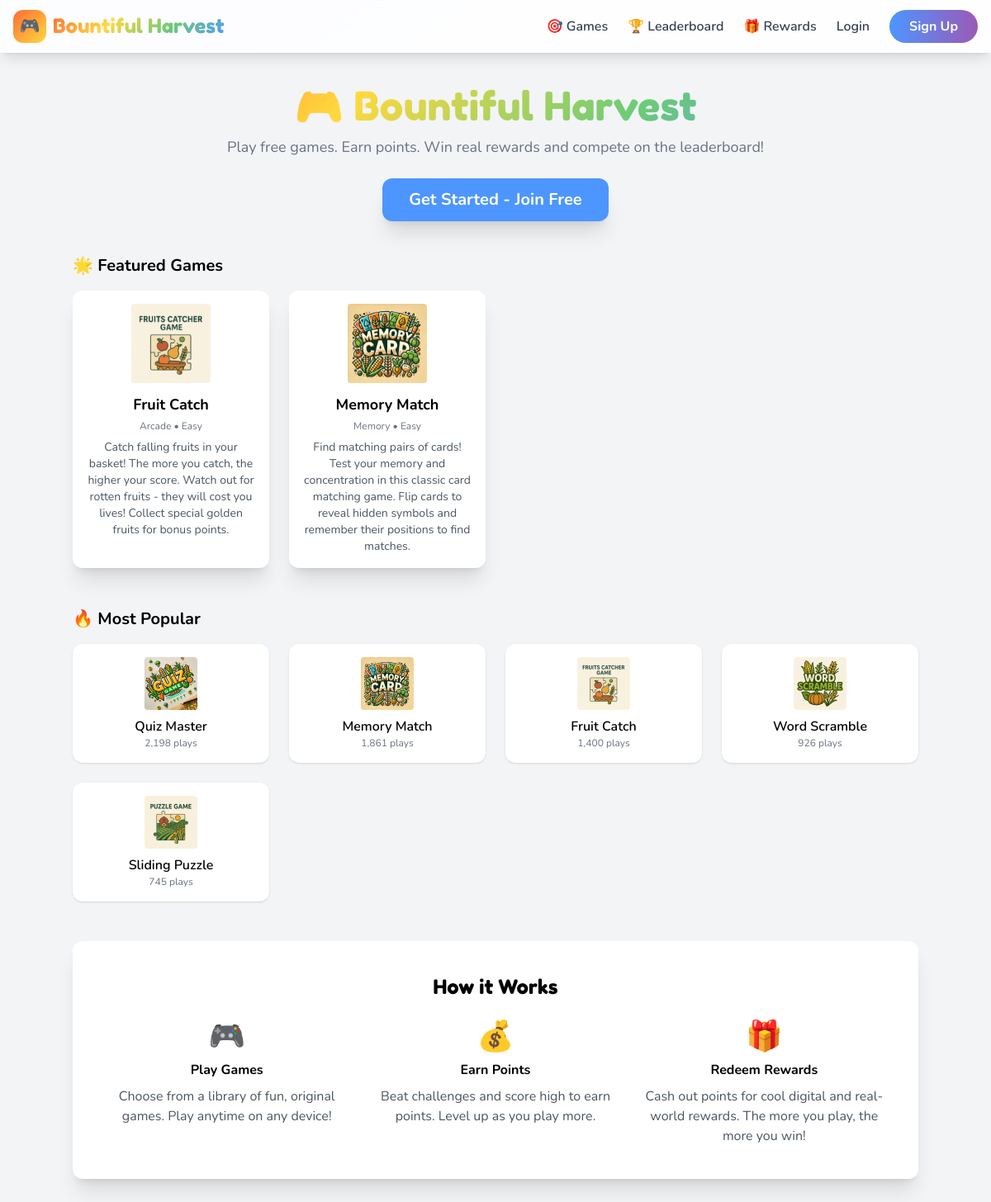
The page / on the database its author committed.
### tables this page shows
CREATE TABLE `games` (
  `id` int(10) UNSIGNED NOT NULL,
  `title` varchar(100) NOT NULL,
  `slug` varchar(100) NOT NULL,
  `description` text DEFAULT NULL,
  `instructions` text DEFAULT NULL,
  `thumbnail` varchar(255) NOT NULL DEFAULT 'default-game.png',
  `game_file` varchar(255) NOT NULL,
  `category` enum('action','puzzle','word','memory','quiz','arcade') DEFAULT 'arcade',
  `points_reward` int(10) UNSIGNED DEFAULT 10,
  `points_multiplier` decimal(3,2) DEFAULT 1.00,
  `difficulty` enum('easy','medium','hard') DEFAULT 'medium',
  `min_score_for_points` int(10) UNSIGNED DEFAULT 0,
  `max_plays_per_day` int(10) UNSIGNED DEFAULT 10,
  `play_count` int(10) UNSIGNED DEFAULT 0,
  `status` enum('active','inactive','maintenance') DEFAULT 'active',
  `featured` tinyint(1) DEFAULT 0,
  `sort_order` int(10) UNSIGNED DEFAULT 0,
  `created_at` timestamp NOT NULL DEFAULT current_timestamp(),
  `updated_at` timestamp NOT NULL DEFAULT current_timestamp() ON UPDATE current_timestamp()
);

### includes/functions.php (called while the page is built, shortened)
<?php
function baseUrl(string $path = ''): string {
    return rtrim(APP_URL, '/') . '/' . ltrim($path, '/');
}
function asset(string $path): string {
    return baseUrl('assets/' . ltrim($path, '/'));
}
function e(string $string): string {
    return htmlspecialchars($string, ENT_QUOTES, 'UTF-8');
}

### includes/auth.php (called while the page is built, shortened)
<?php
class Auth {
    public static function check(): bool {
        return false;
    }
}

### includes/database.php (called while the page is built, shortened)
<?php
class Database {
    private static ?PDO $instance = null;
    public static function getConnection(): PDO {
        if (self::$instance === null) {
            try {
                $dsn = sprintf(
                    "mysql:host=%s;dbname=%s;charset=%s",
                    DB_HOST,
                    DB_NAME,
                    DB_CHARSET
                );
                $options = [
                    PDO::ATTR_ERRMODE => PDO::ERRMODE_EXCEPTION,
                    PDO::ATTR_DEFAULT_FETCH_MODE => PDO::FETCH_ASSOC,
                    PDO::ATTR_EMULATE_PREPARES => false,
                    PDO::MYSQL_ATTR_INIT_COMMAND => "SET NAMES utf8mb4 COLLATE utf8mb4_unicode_ci"
                ];
                self::$instance = new PDO($dsn, DB_USER, DB_PASS, $options);
            } catch (PDOException $e) {
                if (APP_DEBUG) {
                    die("Database Connection Error: " . $e->getMessage());
                } else {
                    error_log("Database Connection Error: " . $e->getMessage());
                    die("A database error occurred. Please try again later.");
                }
            }
        }
        return self::$instance;
    }
    public static function db(): PDO {
        return self::getConnection();
    }
    public static function query(string $sql, array $params = []): PDOStatement {
        $stmt = self::db()->prepare($sql);
        $stmt->execute($params);
        return $stmt;
    }
    public static function fetchAll(string $sql, array $params = []): array {
        return self::query($sql, $params)->fetchAll();
    }
}

### index.php (the view)
<?php
require_once __DIR__ . '/includes/header.php';
$featuredGames = Database::fetchAll(
    "SELECT * FROM games WHERE status='active' AND featured=1 ORDER BY sort_order ASC, created_at DESC LIMIT 4"
);
$popularGames = Database::fetchAll(
    "SELECT * FROM games WHERE status='active' ORDER BY play_count DESC LIMIT 8"
);
?>
<div class="min-h-screen bg-gray-100 py-10 px-3">
    <div class="max-w-5xl mx-auto">
        <div class="text-center mb-10">
            <h1 class="font-game text-5xl gradient-text mb-3">🎮 Bountiful Harvest</h1>
            <div class="text-lg text-gray-500 mb-2">Play free games. Earn points. Win real rewards and compete on the leaderboard!</div>
            <?php if (!Auth::check()): ?>
                <a href="<?= baseUrl('/auth/register.php') ?>"
                    class="inline-block bg-friv-blue text-white font-bold px-8 py-3 mt-4 rounded-xl text-xl hover:bg-blue-600 shadow-xl transition">
                    Get Started - Join Free
                </a>
            <?php endif; ?>
        </div>
        <?php if ($featuredGames): ?>
        <div class="mb-12">
            <div class="font-bold text-xl mb-4">🌟 Featured Games</div>
            <div class="grid grid-cols-1 md:grid-cols-2 lg:grid-cols-4 gap-6">
                <?php foreach ($featuredGames as $game): ?>
                    <a href="<?= baseUrl('/games/play.php?game=' . urlencode($game['slug'])) ?>"
                        class="p-4 bg-white rounded-xl shadow-xl hover:shadow-2xl flex flex-col items-center hover:scale-105 transition transform">
                        <img src="<?= asset('images/games/' . ($game['thumbnail'] ?? 'default-game.png')) ?>"
                            alt="<?= e($game['title']) ?>" class="w-24 h-24 object-contain rounded mb-3">
                        <div class="font-bold text-lg mb-1 text-center"><?= e($game['title']) ?></div>
                        <div class="text-xs text-gray-500"><?= ucfirst($game['category']) ?> • <?= ucfirst($game['difficulty']) ?></div>
                        <div class="text-sm text-gray-600 mt-2 text-center"><?= e($game['description'] ?? '') ?></div>
                    </a>
                <?php endforeach; ?>
            </div>
        </div>
        <?php endif; ?>
        <div class="mb-12">
            <div class="font-bold text-xl mb-4">🔥 Most Popular</div>
            <div class="grid grid-cols-1 md:grid-cols-2 lg:grid-cols-4 gap-6">
                <?php foreach ($popularGames as $game): ?>
                    <a href="<?= baseUrl('/games/play.php?game=' . urlencode($game['slug'])) ?>"
                        class="p-4 bg-white rounded-xl shadow flex flex-col items-center hover:scale-102 hover:shadow-2xl transition">
                        <img src="<?= asset('images/games/' . ($game['thumbnail'] ?? 'default-game.png')) ?>"
                            alt="<?= e($game['title']) ?>" class="w-16 h-16 object-contain rounded mb-2">
                        <div class="font-semibold"><?= e($game['title']) ?></div>
                        <div class="text-xs text-gray-500"><?= number_format($game['play_count']) ?> plays</div>
                    </a>
                <?php endforeach; ?>
            </div>
        </div>
        <div class="bg-white rounded-xl shadow-xl p-10 mt-12">
            <h2 class="font-game text-2xl mb-6 text-center">How it Works</h2>
            <div class="grid md:grid-cols-3 gap-8 text-center">
                <div>
                    <div class="text-4xl mb-2">🎮</div>
                    <h3 class="font-bold mb-2">Play Games</h3>
                    <div class="text-gray-600">Choose from a library of fun, original games. Play anytime on any device!</div>
                </div>
                <div>
                    <div class="text-4xl mb-2">💰</div>
                    <h3 class="font-bold mb-2">Earn Points</h3>
                    <div class="text-gray-600">Beat challenges and score high to earn points. Level up as you play more.</div>
                </div>
                <div>
                    <div class="text-4xl mb-2">🎁</div>
                    <h3 class="font-bold mb-2">Redeem Rewards</h3>
                    <div class="text-gray-600">Cash out points for cool digital and real-world rewards. The more you play, the more you win!</div>
                </div>
            </div>
        </div>
    </div>
</div>
<?php require_once __DIR__ . '/includes/footer.php'; ?>

### includes/header.php (shortened to what this page needs)
<?php
require_once __DIR__ . '/database.php';
require_once __DIR__ . '/functions.php';
require_once __DIR__ . '/auth.php';
$isLoggedIn = Auth::check();
$bodyClass = $bodyClass ?? '';
?>
<!DOCTYPE html>
<html lang="en">
<head>
    <script src="https://cdn.tailwindcss.com"></script>
</head>
<body class="bg-gradient-to-br from-indigo-100 via-purple-50 to-pink-100 min-h-screen font-body <?= e($bodyClass) ?>">
    <?php include __DIR__ . '/navbar.php'; ?>
    <main class="pt-16">

### includes/navbar.php (shortened to what this page needs)
<nav class="fixed top-0 left-0 right-0 z-40 bg-white/90 backdrop-blur-md shadow-lg">
    <div class="max-w-7xl mx-auto px-4">
        <div class="flex items-center justify-between h-16">
            <a href="<?= baseUrl() ?>" class="flex items-center gap-2 group">
                <div class="w-10 h-10 bg-gradient-to-br from-friv-orange to-friv-yellow rounded-xl flex items-center justify-center transform group-hover:rotate-12 transition-transform">
                    <span class="text-white text-xl">🎮</span>
                </div>
                <span class="font-game text-2xl gradient-text hidden sm:block"><?= APP_NAME ?></span>
            </a>
            <div class="hidden md:flex items-center gap-6">
                <a href="<?= baseUrl('/games/') ?>" class="text-gray-700 hover:text-friv-orange font-semibold transition-colors flex items-center gap-1">
                    <span>🎯</span> Games
                </a>
                <a href="<?= baseUrl('/leaderboard/') ?>" class="text-gray-700 hover:text-friv-orange font-semibold transition-colors flex items-center gap-1">
                    <span>🏆</span> Leaderboard
                </a>
                <a href="<?= baseUrl('/rewards/') ?>" class="text-gray-700 hover:text-friv-orange font-semibold transition-colors flex items-center gap-1">
                    <span>🎁</span> Rewards
                </a>
                <?php if ($isLoggedIn): ?>
                    <div class="bg-gradient-to-r from-friv-yellow to-friv-orange text-white px-4 py-2 rounded-full font-bold flex items-center gap-2">
                        <span>💰</span>
                        <span id="navbar-balance"><?= formatNumber($currentUser['wallet_balance'] ?? 0) ?></span>
                    </div>
                    <div class="relative" x-data="{ open: false }">
                        <button @click="open = !open" class="flex items-center gap-2 bg-gray-100 hover:bg-gray-200 rounded-full pl-1 pr-4 py-1 transition-colors">
                            <img src="<?= asset('images/avatars/' . ($currentUser['avatar'] ?? 'default-avatar.png')) ?>"
                                 alt="Avatar"
                                 class="w-8 h-8 rounded-full object-cover border-2 border-friv-blue">
                            <span class="font-semibold text-gray-700"><?= e($currentUser['username']) ?></span>
                            <svg class="w-4 h-4 text-gray-500" fill="none" stroke="currentColor" viewBox="0 0 24 24">
                                <path stroke-linecap="round" stroke-linejoin="round" stroke-width="2" d="M19 9l-7 7-7-7"></path>
                            </svg>
                        </button>
                        <div x-show="open"
                             @click.away="open = false"
                             x-transition
                             class="absolute right-0 mt-2 w-48 bg-white rounded-xl shadow-xl border border-gray-100 py-2 z-50">
                            <a href="<?= baseUrl('/dashboard.php') ?>" class="block px-4 py-2 text-gray-700 hover:bg-friv-blue/10 hover:text-friv-blue transition-colors">
                                📊 Dashboard
                            </a>
                            <a href="<?= baseUrl('/profile/') ?>" class="block px-4 py-2 text-gray-700 hover:bg-friv-blue/10 hover:text-friv-blue transition-colors">
                                👤 My Profile
                            </a>
                            <a href="<?= baseUrl('/profile/wallet.php') ?>" class="block px-4 py-2 text-gray-700 hover:bg-friv-blue/10 hover:text-friv-blue transition-colors">
                                💰 Wallet
                            </a>
                            <?php if ($isAdmin): ?>
                                <hr class="my-2 border-gray-100">
                                <a href="<?= baseUrl('/admin/') ?>" class="block px-4 py-2 text-friv-purple hover:bg-friv-purple/10 transition-colors font-semibold">
                                    ⚙️ Admin Panel
                                </a>
                            <?php endif; ?>
                            <hr class="my-2 border-gray-100">
                            <a href="<?= baseUrl('/auth/logout.php') ?>" class="block px-4 py-2 text-red-500 hover:bg-red-50 transition-colors">
                                🚪 Logout
                            </a>
                        </div>
                    </div>
                <?php else: ?>
                    <a href="<?= baseUrl('/auth/login.php') ?>" class="text-gray-700 hover:text-friv-blue font-semibold transition-colors">
                        Login
                    </a>
                    <a href="<?= baseUrl('/auth/register.php') ?>" class="bg-gradient-to-r from-friv-blue to-friv-purple text-white px-6 py-2 rounded-full font-bold hover:shadow-lg hover:scale-105 transition-all">
                        Sign Up
                    </a>
                <?php endif; ?>
            </div>
        </div>
    </div>
</nav>

### includes/footer.php (shortened to what this page needs)
    </main>
</body>
</html>

### includes/header.php (style rules this page uses)
body { font-family: 'Nunito', sans-serif; }
.font-game { font-family: 'Fredoka One', cursive; }
.gradient-text { background: linear-gradient(135deg, #FF6B35, #FFD93D, #6BCB77, #4D96FF); -webkit-background-clip: text; -webkit-text-fill-color: transparent; background-clip: text; }

### rows shown on the page
games: thumbnail (picture), title "Fruit Catch", category "Arcade", difficulty "Easy", description "Catch falling fruits in your basket! The more you catch, the higher your score. Watch out for rotten fruits - they will cost you lives! Collect special golden fruits for bonus points.", play_count "1,400"
games: thumbnail (picture), title "Memory Match", category "Memory", difficulty "Easy", description "Find matching pairs of cards! Test your memory and concentration in this classic card matching game. Flip cards to reveal hidden symbols and remember their positions to find matches.", play_count "1,861"
games: thumbnail (picture), title "Quiz Master", play_count "2,198"
games: thumbnail (picture), title "Word Scramble", play_count "926"
games: thumbnail (picture), title "Sliding Puzzle", play_count "745"

### other values the page prints
APP_NAME "Bountiful Harvest"
